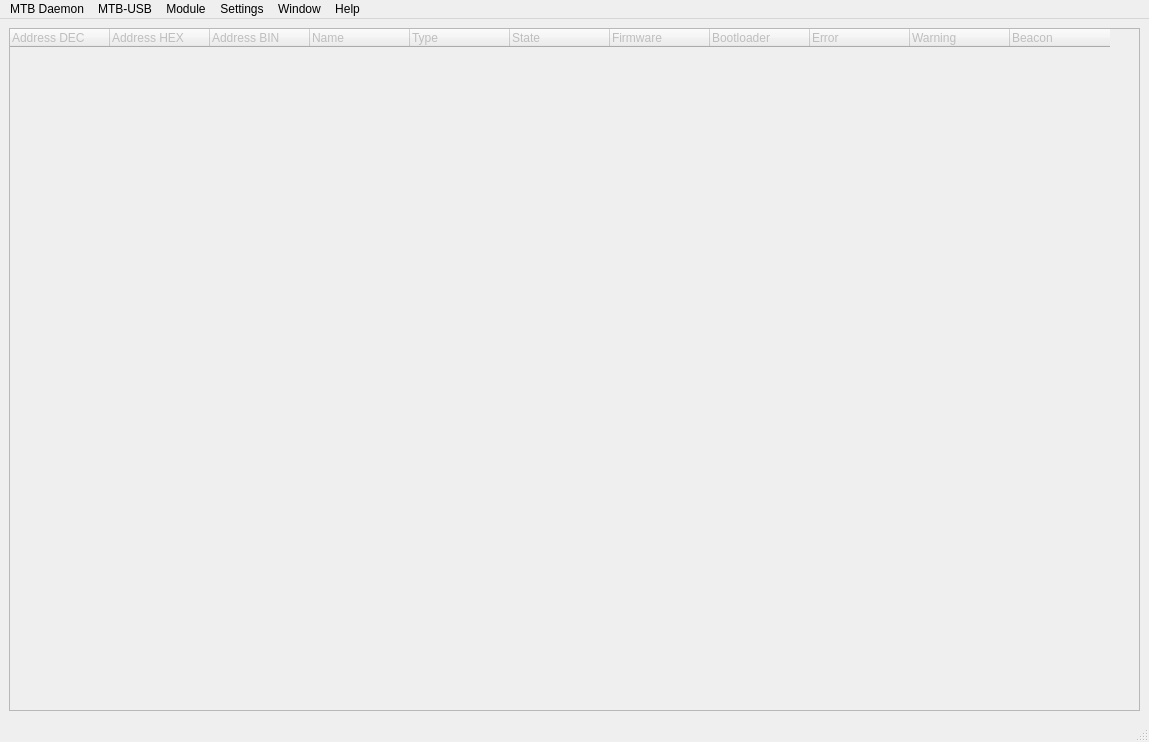
<?xml version="1.0" encoding="UTF-8"?>
<ui version="4.0">
 <class>MainWindow</class>
 <widget class="QMainWindow" name="MainWindow">
  <property name="windowModality">
   <enum>Qt::NonModal</enum>
  </property>
  <property name="geometry">
   <rect>
    <x>0</x>
    <y>0</y>
    <width>1149</width>
    <height>742</height>
   </rect>
  </property>
  <property name="sizePolicy">
   <sizepolicy hsizetype="Preferred" vsizetype="Preferred">
    <horstretch>0</horstretch>
    <verstretch>0</verstretch>
   </sizepolicy>
  </property>
  <property name="windowTitle">
   <string notr="true">MTB Configuration Tool</string>
  </property>
  <property name="windowOpacity">
   <double>1.000000000000000</double>
  </property>
  <property name="toolButtonStyle">
   <enum>Qt::ToolButtonIconOnly</enum>
  </property>
  <property name="documentMode">
   <bool>false</bool>
  </property>
  <widget class="QWidget" name="centralwidget">
   <layout class="QGridLayout" name="gridLayout">
    <item row="0" column="0">
     <widget class="QTreeWidget" name="tw_modules">
      <property name="enabled">
       <bool>false</bool>
      </property>
      <property name="sizePolicy">
       <sizepolicy hsizetype="Maximum" vsizetype="Maximum">
        <horstretch>0</horstretch>
        <verstretch>0</verstretch>
       </sizepolicy>
      </property>
      <property name="maximumSize">
       <size>
        <width>10000</width>
        <height>10000</height>
       </size>
      </property>
      <property name="contextMenuPolicy">
       <enum>Qt::CustomContextMenu</enum>
      </property>
      <property name="editTriggers">
       <set>QAbstractItemView::NoEditTriggers</set>
      </property>
      <attribute name="headerVisible">
       <bool>true</bool>
      </attribute>
      <attribute name="headerCascadingSectionResizes">
       <bool>false</bool>
      </attribute>
      <attribute name="headerMinimumSectionSize">
       <number>50</number>
      </attribute>
      <attribute name="headerHighlightSections">
       <bool>true</bool>
      </attribute>
      <attribute name="headerStretchLastSection">
       <bool>false</bool>
      </attribute>
      <column>
       <property name="text">
        <string>Address DEC</string>
       </property>
       <property name="textAlignment">
        <set>AlignLeading|AlignVCenter</set>
       </property>
      </column>
      <column>
       <property name="text">
        <string>Address HEX</string>
       </property>
      </column>
      <column>
       <property name="text">
        <string>Address BIN</string>
       </property>
      </column>
      <column>
       <property name="text">
        <string>Name</string>
       </property>
      </column>
      <column>
       <property name="text">
        <string>Type</string>
       </property>
      </column>
      <column>
       <property name="text">
        <string>State</string>
       </property>
      </column>
      <column>
       <property name="text">
        <string>Firmware</string>
       </property>
      </column>
      <column>
       <property name="text">
        <string>Bootloader</string>
       </property>
      </column>
      <column>
       <property name="text">
        <string>Error</string>
       </property>
      </column>
      <column>
       <property name="text">
        <string>Warning</string>
       </property>
      </column>
      <column>
       <property name="text">
        <string>Beacon</string>
       </property>
      </column>
     </widget>
    </item>
   </layout>
  </widget>
  <widget class="QMenuBar" name="mb_main">
   <property name="geometry">
    <rect>
     <x>0</x>
     <y>0</y>
     <width>1149</width>
     <height>22</height>
    </rect>
   </property>
   <widget class="QMenu" name="m_mtb_daemon">
    <property name="title">
     <string>MTB Daemon</string>
    </property>
    <addaction name="a_connect"/>
    <addaction name="a_disconnect"/>
    <addaction name="a_mtb_daemon_save"/>
    <addaction name="separator"/>
    <addaction name="a_daemon_connection_settings"/>
    <addaction name="a_log"/>
   </widget>
   <widget class="QMenu" name="m_mtb_usb">
    <property name="title">
     <string>MTB-USB</string>
    </property>
    <addaction name="a_mtbusb_settings"/>
    <addaction name="a_modules_refresh"/>
   </widget>
   <widget class="QMenu" name="m_help">
    <property name="title">
     <string>Help</string>
    </property>
    <addaction name="a_about"/>
   </widget>
   <widget class="QMenu" name="m_settings">
    <property name="title">
     <string>Settings</string>
    </property>
    <addaction name="a_options"/>
   </widget>
   <widget class="QMenu" name="m_module">
    <property name="title">
     <string>Module</string>
    </property>
    <addaction name="a_module_configure"/>
    <addaction name="a_module_io"/>
    <addaction name="a_module_reboot"/>
    <addaction name="a_module_beacon"/>
    <addaction name="a_module_fw_upgrade"/>
    <addaction name="a_module_delete"/>
    <addaction name="a_module_diagnostics"/>
    <addaction name="a_module_change_addr"/>
    <addaction name="separator"/>
    <addaction name="a_module_add"/>
   </widget>
   <widget class="QMenu" name="m_window">
    <property name="title">
     <string>Window</string>
    </property>
    <addaction name="a_clear_error_sb"/>
   </widget>
   <addaction name="m_mtb_daemon"/>
   <addaction name="m_mtb_usb"/>
   <addaction name="m_module"/>
   <addaction name="m_settings"/>
   <addaction name="m_window"/>
   <addaction name="m_help"/>
  </widget>
  <widget class="QStatusBar" name="sb_main"/>
  <action name="a_connect">
   <property name="text">
    <string>Connect</string>
   </property>
   <property name="shortcut">
    <string notr="true">F5</string>
   </property>
  </action>
  <action name="a_disconnect">
   <property name="enabled">
    <bool>false</bool>
   </property>
   <property name="text">
    <string>Disconnect</string>
   </property>
   <property name="shortcut">
    <string notr="true">F6</string>
   </property>
  </action>
  <action name="a_daemon_connection_settings">
   <property name="text">
    <string>Connection Settings</string>
   </property>
  </action>
  <action name="a_mtbusb_settings">
   <property name="enabled">
    <bool>false</bool>
   </property>
   <property name="text">
    <string>MTB-USB Settings</string>
   </property>
   <property name="shortcut">
    <string notr="true">Ctrl+U</string>
   </property>
  </action>
  <action name="a_about">
   <property name="text">
    <string>About</string>
   </property>
   <property name="shortcut">
    <string notr="true">F1</string>
   </property>
  </action>
  <action name="a_options">
   <property name="text">
    <string>Options</string>
   </property>
   <property name="shortcut">
    <string notr="true">Ctrl+O</string>
   </property>
  </action>
  <action name="a_modules_refresh">
   <property name="enabled">
    <bool>false</bool>
   </property>
   <property name="text">
    <string>Refresh modules list</string>
   </property>
   <property name="shortcut">
    <string notr="true">Ctrl+R</string>
   </property>
  </action>
  <action name="a_log">
   <property name="text">
    <string>Log</string>
   </property>
   <property name="shortcut">
    <string notr="true">Ctrl+L</string>
   </property>
  </action>
  <action name="a_mtb_daemon_save">
   <property name="enabled">
    <bool>false</bool>
   </property>
   <property name="text">
    <string>Save MTB Daemon config to file</string>
   </property>
   <property name="shortcut">
    <string notr="true">Ctrl+S</string>
   </property>
  </action>
  <action name="a_module_configure">
   <property name="enabled">
    <bool>false</bool>
   </property>
   <property name="text">
    <string>Configure</string>
   </property>
   <property name="shortcut">
    <string notr="true">Return</string>
   </property>
  </action>
  <action name="a_module_reboot">
   <property name="enabled">
    <bool>false</bool>
   </property>
   <property name="text">
    <string>Reboot</string>
   </property>
   <property name="shortcut">
    <string notr="true"/>
   </property>
  </action>
  <action name="a_module_beacon">
   <property name="enabled">
    <bool>false</bool>
   </property>
   <property name="text">
    <string>Beacon on/off</string>
   </property>
   <property name="shortcut">
    <string notr="true">Ctrl+B</string>
   </property>
  </action>
  <action name="a_module_fw_upgrade">
   <property name="enabled">
    <bool>false</bool>
   </property>
   <property name="text">
    <string>Firmware upgrade</string>
   </property>
   <property name="shortcut">
    <string notr="true">Ctrl+F</string>
   </property>
  </action>
  <action name="a_module_diagnostics">
   <property name="enabled">
    <bool>false</bool>
   </property>
   <property name="text">
    <string>Diagnostics</string>
   </property>
   <property name="shortcut">
    <string notr="true">Ctrl+D</string>
   </property>
  </action>
  <action name="a_clear_error_sb">
   <property name="enabled">
    <bool>false</bool>
   </property>
   <property name="text">
    <string>Clear error in status bar</string>
   </property>
  </action>
  <action name="a_module_add">
   <property name="enabled">
    <bool>false</bool>
   </property>
   <property name="text">
    <string>Add new module</string>
   </property>
   <property name="shortcut">
    <string notr="true">Ctrl+N</string>
   </property>
  </action>
  <action name="a_module_delete">
   <property name="enabled">
    <bool>false</bool>
   </property>
   <property name="text">
    <string>Delete</string>
   </property>
   <property name="shortcut">
    <string notr="true">Del</string>
   </property>
  </action>
  <action name="a_module_change_addr">
   <property name="enabled">
    <bool>false</bool>
   </property>
   <property name="text">
    <string>Change address</string>
   </property>
   <property name="shortcut">
    <string notr="true"/>
   </property>
  </action>
  <action name="a_module_io">
   <property name="enabled">
    <bool>false</bool>
   </property>
   <property name="text">
    <string>Inputs/outputs</string>
   </property>
   <property name="shortcut">
    <string>Ctrl+I</string>
   </property>
  </action>
 </widget>
 <resources/>
 <connections/>
</ui>
